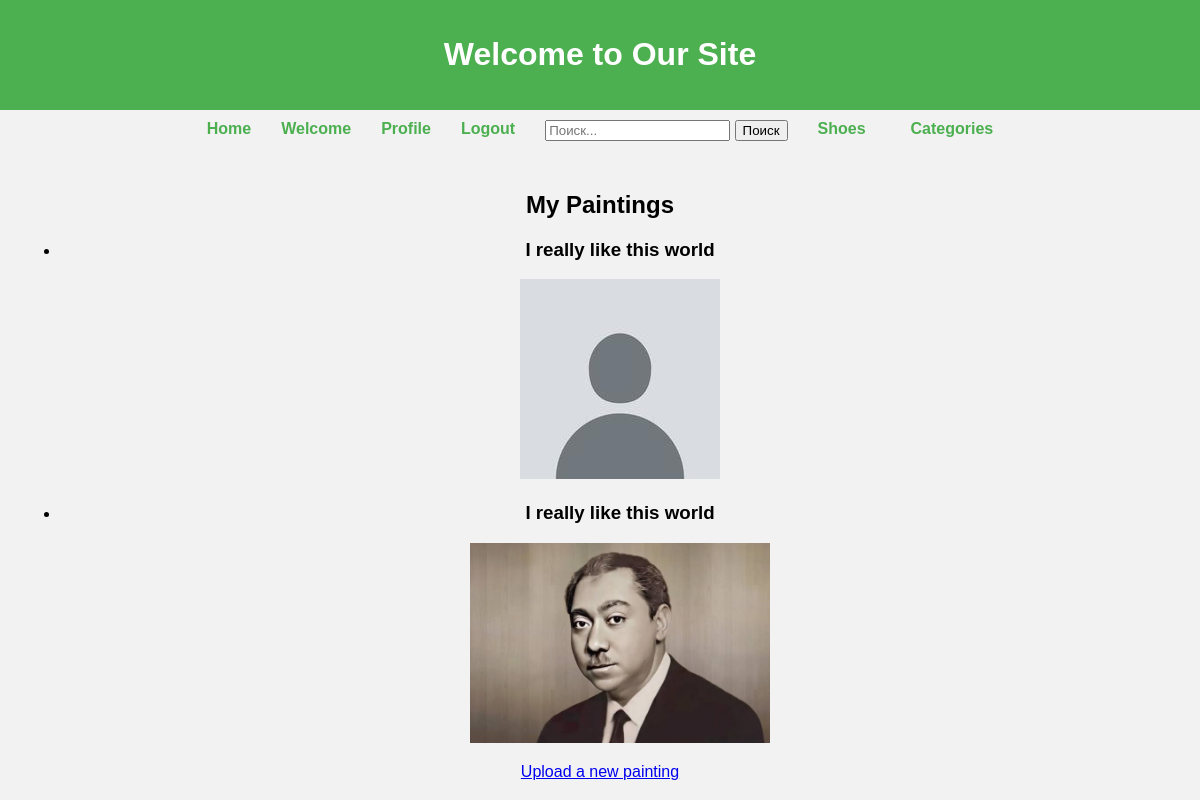
Page /my_paintings/ (signed in) on the committed database.
### users/models.py (models this page shows, shortened)
class Painting(models.Model):
    user = models.ForeignKey(User, on_delete=models.CASCADE)
    title = models.CharField(max_length=100)
    image = models.ImageField(upload_to='users_image/', blank=True, null=True, default='default_images/user_image.png')
    created_at = models.DateTimeField(auto_now_add=True)
    class Meta:
        db_table = 'painting'

### users/views.py (the view)
# urls.py: path('my_paintings/', views.my_paintings, name='my_paintings'),
@login_required
def my_paintings(request):
    paintings = Painting.objects.filter(user=request.user)
    return render(request, 'users/my_paintings.html', {'paintings': paintings})

### templates/users/my_paintings.html (shortened to what this page needs)
{% extends "base.html" %}
{% block content %}
<h2>My Paintings</h2>
{% if paintings %}
<ul>
    {% for painting in paintings %}
    <li>
        <h3>{{ painting.title }}</h3>
        <img src="{{ painting.image.url }}" alt="{{ painting.title }}" style="max-width: 300px;">
    </li>
    {% endfor %}
</ul>
{% else %}
<p>You have not uploaded any paintings yet.</p>
{% endif %}
<a href="{% url 'users:upload_painting' %}">Upload a new painting</a>
{% endblock %}

### templates/base.html (style rules this page uses)
body { font-family: Arial, sans-serif; background-color: #f2f2f2; margin: 0; }

### rows in the picture
Painting: title "I really like this world", image (picture)
Painting: title "I really like this world", image (picture)
